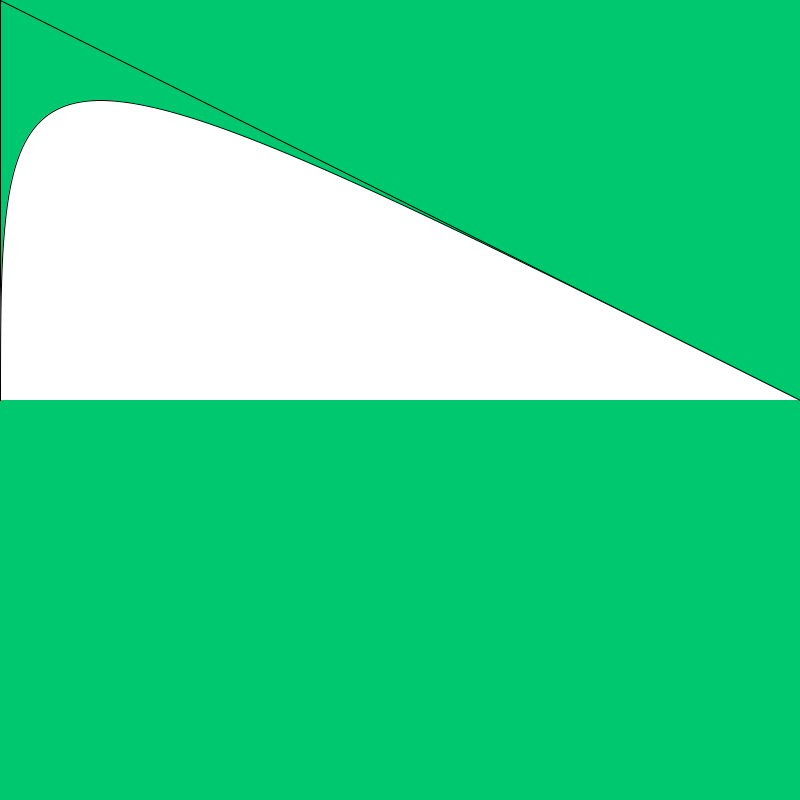
Frame 1 (no input)
Frame 60 (the mouse pressed at the canvas centre just before this capture): identical to frame 1, image omitted
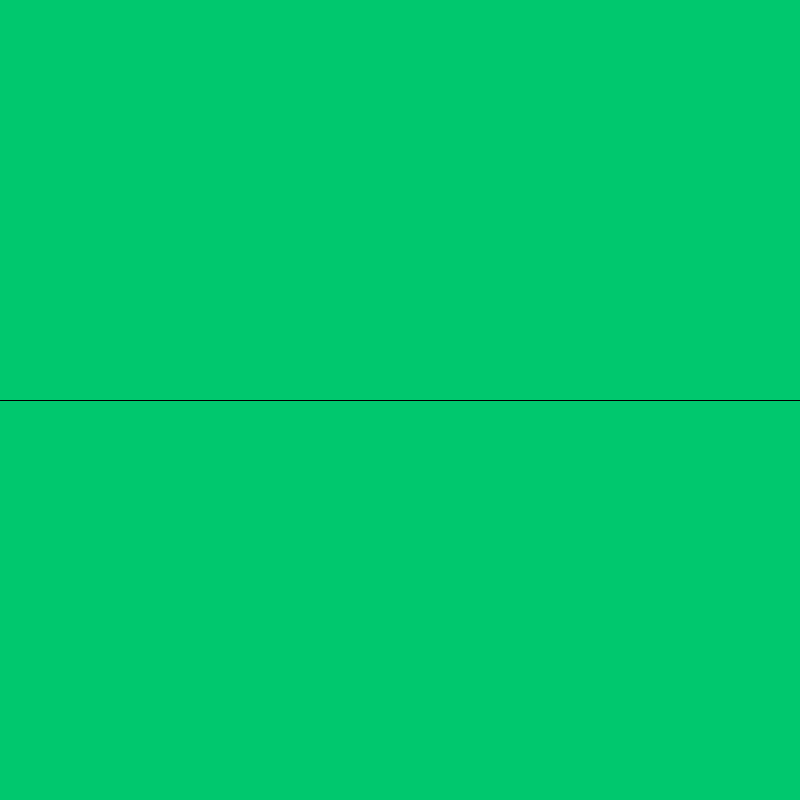
Frame 120 (the mouse held since frame 60 and released just before this capture)

The Processing sketch that drew these frames (run headless with seeded random() and noise(); from frame 60 on, the mouse is pressed at the canvas centre):

// Processing sketch: Aufgabe2_13
// ── Aufgabe2_13.pde
void setup() 
{
  size(800, 800);
}

void draw() 
{
  
background(0, 200, 110);       // definiert Hintergrundfarbe  

line(0,400, mouseX, mouseY);
line(800, 400, mouseY,mouseX);
//stroke(0, 0, 0);
bezier(0, 400, mouseX, mouseY,mouseY,mouseX, 800, 400);
}
